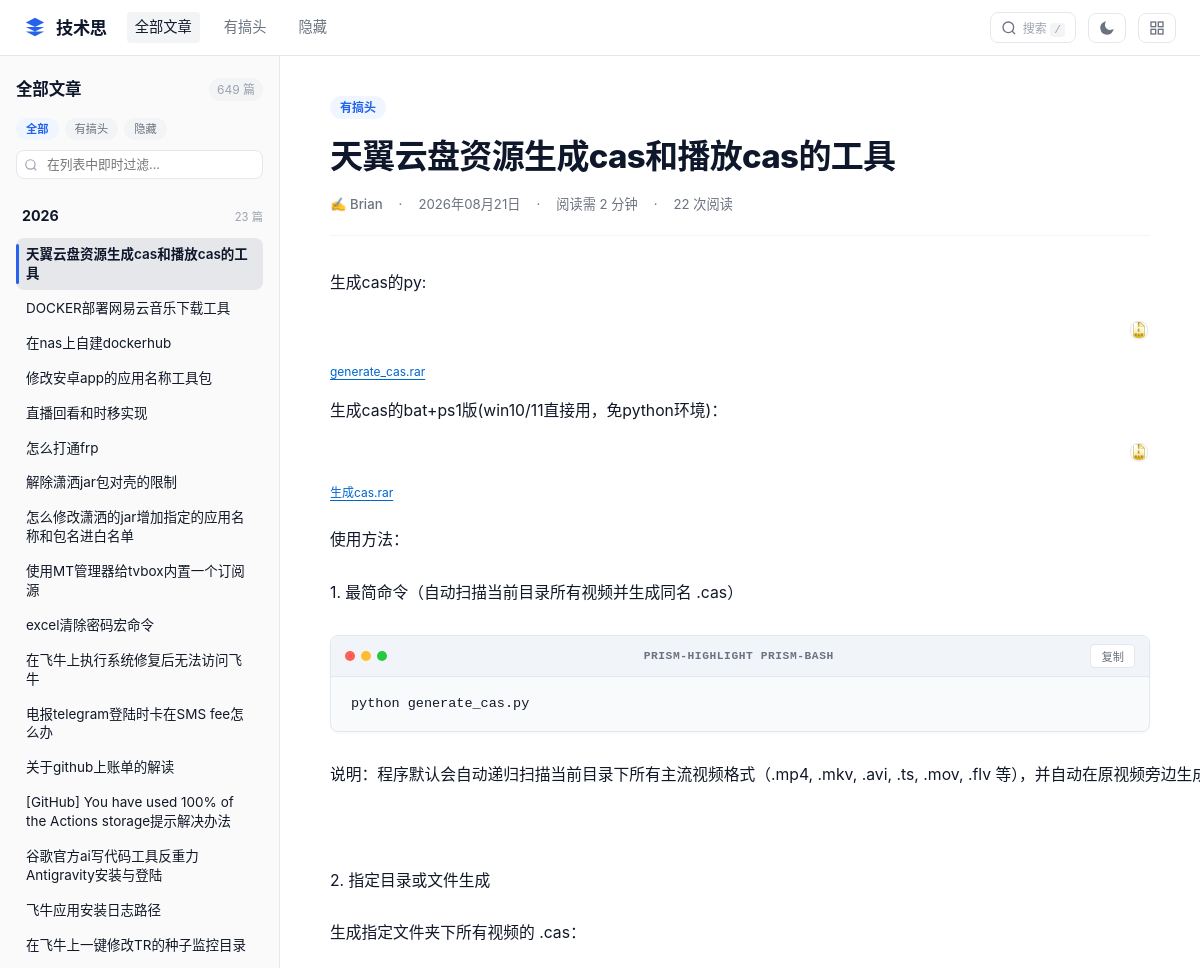
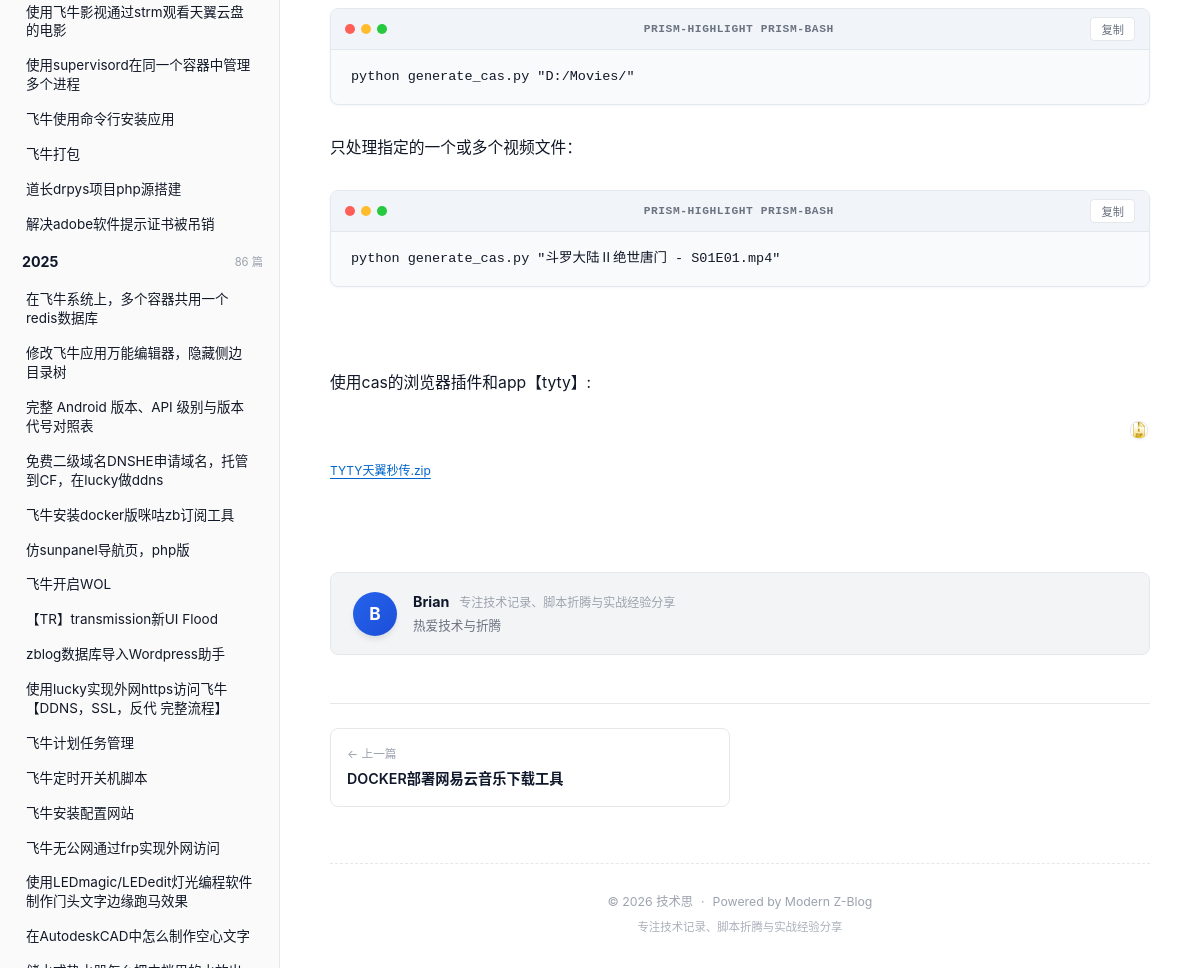
The page / on the database its author committed (2 pictures, top to bottom).
### tables this page shows
CREATE TABLE "zbp_category"(
  cate_ID INT,
  cate_Name TEXT,
  cate_Order INT,
  cate_Count INT,
  cate_Alias TEXT
);

CREATE TABLE "zbp_post"(
  log_ID INT,
  log_CateID INT,
  log_AuthorID INT,
  log_Tag TEXT,
  log_Status INT,
  log_Type INT,
  log_Alias TEXT,
  log_IsTop INT,
  log_Title TEXT,
  log_Intro TEXT,
  log_Content TEXT,
  log_PostTime INT,
  log_CommNums INT,
  log_ViewNums INT,
  log_Meta TEXT,
  log_CreateTime INT,
  log_UpdateTime INT
);

### views/index.php (the view, shortened to what the rows shown need)
<?php require VIEW_PATH . '/layouts/header.php'; ?>
<main class="main-wrapper">
    <aside id="article-sidebar" class="article-sidebar">
        <div class="sidebar-header">
            <h2 class="sidebar-title">
                <?php if ($activeCategory): ?>
                    分类：<?= htmlspecialchars($activeCategory['cate_Name']) ?>
                <?php elseif ($activeTag): ?>
                    标签：#<?= htmlspecialchars($activeTag['tag_Name']) ?>
                <?php else: ?>
                    全部文章
                <?php endif; ?>
            </h2>
        </div>
        <div style="display: flex; gap: 6px; flex-wrap: wrap; margin-bottom: -6px;">
            <a href="/" class="tag-badge <?= empty($_GET['cate']) && empty($_GET['tag']) ? 'category-badge' : '' ?>" style="font-size: 0.75rem;">全部</a>
            <?php foreach ($categories as $cat): ?>
                <a href="/?cate=<?= $cat['cate_ID'] ?>" class="tag-badge <?= (isset($_GET['cate']) && (int)$_GET['cate'] === (int)$cat['cate_ID']) ? 'category-badge' : '' ?>" style="font-size: 0.75rem;">
                    <?= htmlspecialchars($cat['cate_Name']) ?>
                </a>
            <?php endforeach; ?>
        </div>
        <div class="sidebar-scroll-area">
            <?php if (empty($tree)): ?>
                <div style="padding: 20px 0; text-align: center; color: var(--text-light); font-size: 0.85rem;">
                    暂无文章
                </div>
            <?php else: ?>
                <?php foreach ($tree as $year => $posts): ?>
                    <div class="year-group">
                        <div class="year-title">
                            <span><?= $year ?></span>
                            <span class="year-count"><?= count($posts) ?> 篇</span>
                        </div>
                        <ul class="post-tree-list">
                            <?php foreach ($posts as $p): ?>
                                <?php $isActive = ($currentPost && (int)$currentPost['id'] === (int)$p['id']); ?>
                                <li class="post-tree-item <?= $isActive ? 'active' : '' ?>">
                                    <a href="/?id=<?= $p['id'] ?><?= !empty($_GET['cate']) ? '&cate='.(int)$_GET['cate'] : '' ?><?= !empty($_GET['tag']) ? '&tag='.(int)$_GET['tag'] : '' ?>"
                                       class="post-nav-link"
                                       data-id="<?= $p['id'] ?>"
                                       title="<?= htmlspecialchars($p['title']) ?>">
                                        <?= htmlspecialchars($p['title']) ?>
                                    </a>
                                </li>
                            <?php endforeach; ?>
                        </ul>
                    </div>
                <?php endforeach; ?>
            <?php endif; ?>
        </div>
    </aside>
    <section class="article-main">
        <div id="article-content-wrapper" style="width: 100%; display: flex; justify-content: center; transition: opacity 0.15s ease;">
            <?php $post = $currentPost; require VIEW_PATH . '/partials/post-content.php'; ?>
        </div>
    </section>
</main>
<?php require VIEW_PATH . '/layouts/footer.php'; ?>

### app/Helpers.php (shortened to what the rows shown need)
<?php
class Helpers {
    public static function processContent(string $content): string {
        $content = str_replace(
            [
                'zb_users/upload/',
                'users/upload/',
                'upload/',
                'zb_system/image/filetype/',
                'users/filetype/',
                'zb_users/plugin/Neditor/dialogs/attachment/fileTypeImages/',
                '/zb_users/upload/',
                '/uploads/',
                '/zb_system/image/filetype/',
                'zb_system/image/filetype/',
                '/zb_users/plugin/Neditor/dialogs/attachment/fileTypeImages/',
                'zb_users/plugin/Neditor/dialogs/attachment/fileTypeImages/'
            ],
            [
                '/users/upload/',
                '/users/upload/',
                '/users/upload/',
                '/users/filetype/',
                '/users/filetype/',
                '/users/filetype/',
                '/users/upload/',
                '/users/upload/',
                '/users/filetype/',
                '/users/filetype/',
                '/users/filetype/',
                '/users/filetype/'
            ],
            $content
        );
        $content = str_replace('', '/', $content);
        $content = htmlspecialchars_decode($content, ENT_QUOTES);
        $content = preg_replace('/<img\s+([^>]*?)src=["\']([^"\']+)["\']([^>]*?)>/i', '<img $1 src="$2" $3 class="zoomable-img" loading="lazy">', $content);
        $content = preg_replace_callback('/<pre(?:\s+class=["\']([^"\']*)["\'])?>([\s\S]*?)<\/pre>/i', function($matches) {
            $cls = $matches[1] ?? '';
            $inner = $matches[2];
            if (stripos($inner, '<code') === false) {
                $lang = 'plaintext';
                if (stripos($cls, 'lang-') !== false || stripos($cls, 'language-') !== false) {
                    $lang = str_ireplace(['lang-', 'language-'], '', $cls);
                }
                return '<div class="code-block-wrapper"><div class="code-header"><span class="mac-dots"><i></i><i></i><i></i></span><span class="code-lang">' . htmlspecialchars($lang) . '</span><button class="copy-code-btn" type="button" title="复制代码">复制</button></div><pre><code class="language-' . htmlspecialchars($lang) . '">' . $inner . '</code></pre></div>';
            } else {
                return '<div class="code-block-wrapper"><div class="code-header"><span class="mac-dots"><i></i><i></i><i></i></span><button class="copy-code-btn" type="button" title="复制代码">复制</button></div><pre' . ($cls ? ' class="' . $cls . '"' : '') . '>' . $inner . '</pre></div>';
            }
        }, $content);
        return $content;
    }
    public static function estimateReadingTime(string $content): int {
        $plain = strip_tags($content);
        $charCount = mb_strlen(preg_replace('/\s+/', '', $plain), 'UTF-8');
        $minutes = max(1, (int)ceil($charCount / 350));
        return $minutes;
    }
    public static function formatDate(int $timestamp, string $format = 'Y年m月d日'): string {
        return date($format, $timestamp);
    }
    public static function getYear(int $timestamp): string {
        return date('Y', $timestamp);
    }
}

### views/layouts/header.php (shortened to what the rows shown need)
<!DOCTYPE html>
<html lang="zh-CN">
<head>
    <link rel="stylesheet" href="/assets/css/style.css">
    <link rel="stylesheet" href="/assets/css/highlight.github.min.css">
</head>
<body>
<header class="site-header">
    <div class="header-left">
        <nav class="nav-links">
            <a href="/" class="<?= empty($_GET['cate']) && empty($_GET['tag']) ? 'active' : '' ?>">全部文章</a>
            <?php if (!empty($categories)): ?>
                <?php foreach ($categories as $cat): ?>
                    <a href="/?cate=<?= $cat['cate_ID'] ?>" class="<?= (isset($_GET['cate']) && (int)$_GET['cate'] === (int)$cat['cate_ID']) ? 'active' : '' ?>">
                        <?= htmlspecialchars($cat['cate_Name']) ?>
                    </a>
                <?php endforeach; ?>
            <?php endif; ?>
        </nav>
    </div>
</header>

### views/partials/post-content.php (shortened to what the rows shown need)
<?php
$siteSettings = $siteSettings ?? \App\Models\Setting::getAll();
?>
<?php if ($post): ?>
    <article class="article-container">
        <header class="article-header">
            <div class="article-tags-header">
                <?php if (!empty($post['category'])): ?>
                    <a href="/?cate=<?= $post['category']['cate_ID'] ?>" class="category-badge">
                        <?= htmlspecialchars($post['category']['cate_Name']) ?>
                    </a>
                <?php endif; ?>
            </div>
            <h1 class="article-title"><?= htmlspecialchars($post['title']) ?></h1>
            <div class="article-meta">
                <?php if (!empty($siteSettings['author_name'])): ?>
                    <span style="font-weight: 500;">✍️ <?= htmlspecialchars($siteSettings['author_name']) ?></span>
                    <span>·</span>
                <?php endif; ?>
                <span><?= $post['date_formatted'] ?></span>
                <span>·</span>
                <span>阅读需 <?= $post['read_time'] ?> 分钟</span>
                <span>·</span>
                <span><?= number_format($post['views']) ?> 次阅读</span>
            </div>
        </header>
        <div class="article-body">
            <?php if ($post['is_protected'] && !$post['is_unlocked']): ?>
                <div class="password-lock-card" style="margin: 40px auto; max-width: 480px; padding: 36px 28px; background: var(--bg-card); border: 1px solid var(--border-color); border-radius: var(--radius-lg); text-align: center; box-shadow: var(--shadow-md);">
                    <div style="width: 56px; height: 56px; margin: 0 auto 18px; border-radius: 50%; background: #fef2f2; color: #dc2626; display: flex; align-items: center; justify-content: center;">
                        <svg width="28" height="28" viewBox="0 0 24 24" fill="none" stroke="currentColor" stroke-width="2"><rect x="3" y="11" width="18" height="11" rx="2" ry="2"/><path d="M7 11V7a5 5 0 0110 0v4"/></svg>
                    </div>
                    <h3 style="font-size: 1.25rem; font-weight: 700; color: var(--text-title); margin-bottom: 8px;">这是一篇密码受保护的文章</h3>
                    <p style="font-size: 0.88rem; color: var(--text-muted); margin-bottom: 24px; line-height: 1.5;">作者为本篇技术记录设置了访问密码，请输入正确密码以解锁完整正文。</p>
                    <?php if (!empty($post['intro'])): ?>
                        <div style="text-align: left; padding: 12px 16px; background: var(--bg-hover); border-left: 3px solid var(--primary); border-radius: var(--radius-sm); font-size: 0.88rem; color: var(--text-main); margin-bottom: 20px;">
                            <strong>文章摘要：</strong><?= htmlspecialchars($post['intro']) ?>
                        </div>
                    <?php endif; ?>
                    <form id="post-unlock-form" data-post-id="<?= $post['id'] ?>" onsubmit="submitPostUnlock(event, <?= $post['id'] ?>)" style="display: flex; flex-direction: column; gap: 12px;">
                        <div style="position: relative;">
                            <input type="password" id="post-unlock-pwd" class="form-input" placeholder="输入访问密码..." required
                                   style="width: 100%; padding: 12px 16px; font-size: 0.95rem; border-radius: var(--radius-md); border: 1px solid var(--border-color); background: var(--bg-main); color: var(--text-main); text-align: center; letter-spacing: 2px;">
                        </div>
                        <div id="unlock-error-msg" style="display: none; color: #dc2626; font-size: 0.84rem; font-weight: 500;"></div>
                        <button type="submit" id="unlock-submit-btn" class="btn btn-primary" style="width: 100%; padding: 12px; font-size: 0.95rem; font-weight: 600; justify-content: center;">
                            立即解锁文章 🔓
                        </button>
                    </form>
                </div>
            <?php else: ?>
                <?= $post['content'] ?>
            <?php endif; ?>
        </div>
        <?php if (!empty($siteSettings['author_name']) || !empty($siteSettings['author_bio'])): ?>
            <div class="article-author-card" style="margin-top: 40px; margin-bottom: 24px; padding: 18px 22px; background: var(--bg-hover); border-radius: var(--radius-md); border: 1px solid var(--border-color); display: flex; gap: 16px; align-items: center;">
                <div style="width: 44px; height: 44px; border-radius: 50%; background: linear-gradient(135deg, var(--primary), var(--primary-hover)); color: #fff; display: flex; align-items: center; justify-content: center; font-weight: 700; font-size: 1.15rem; flex-shrink: 0; box-shadow: 0 4px 6px -1px rgba(0,0,0,0.1);">
                    <?= mb_substr($siteSettings['author_name'] ?? 'B', 0, 1, 'UTF-8') ?>
                </div>
                <div style="flex: 1; min-width: 0;">
                    <div style="display: flex; align-items: baseline; gap: 10px; flex-wrap: wrap;">
                        <span style="font-size: 0.95rem; font-weight: 700; color: var(--text-title);"><?= htmlspecialchars($siteSettings['author_name'] ?? '作者') ?></span>
                        <?php if (!empty($siteSettings['site_subtitle'])): ?>
                            <span style="font-size: 0.8rem; color: var(--text-light);"><?= htmlspecialchars($siteSettings['site_subtitle']) ?></span>
                        <?php endif; ?>
                    </div>
                    <?php if (!empty($siteSettings['author_bio'])): ?>
                        <p style="font-size: 0.84rem; color: var(--text-muted); margin-top: 3px; line-height: 1.5;"><?= htmlspecialchars($siteSettings['author_bio']) ?></p>
                    <?php endif; ?>
                </div>
            </div>
        <?php endif; ?>
        <?php if (!empty($post['prev']) || !empty($post['next'])): ?>
            <nav class="article-footer-nav">
                <?php if (!empty($post['prev'])): ?>
                    <a href="/?id=<?= $post['prev']['log_ID'] ?>" class="nav-card post-nav-link" data-id="<?= $post['prev']['log_ID'] ?>">
                        <span class="nav-label">← 上一篇</span>
                        <span class="nav-title"><?= htmlspecialchars($post['prev']['log_Title']) ?></span>
                    </a>
                <?php else: ?>
                    <div></div>
                <?php endif; ?>
            </nav>
        <?php endif; ?>
        <footer class="article-site-footer">
            <div class="footer-meta">
                <span>© <?= date('Y') ?> <?= htmlspecialchars($siteSettings['site_name'] ?? '技术思维棱镜') ?></span>
                <span>·</span>
                <span>Powered by Modern Z-Blog</span>
            </div>
            <?php if (!empty($siteSettings['site_subtitle'])): ?>
                <div class="footer-quote">
                    <?= htmlspecialchars($siteSettings['site_subtitle']) ?>
                </div>
            <?php endif; ?>
        </footer>
    </article>
<?php endif; ?>

### rows shown on the page
zbp_category: cate_Name "有搞头"
zbp_category: cate_Name "隐藏"
zbp_post: log_Title "天翼云盘资源生成cas和播放cas的工具", log_CateID "2", log_ViewNums "22", log_Content "生成cas的py: generate_cas.rar 生成cas的bat+ps1版(win10/11直接用，免python环境)： 生成cas.rar 使用方法： 1. 最简命令（自动扫描当前目录所有视频并生成同名 .cas） 说明：程序默认会自动递归扫描当前目录下所有主流视频格式（.mp4, .mkv, .avi, .ts, .mov, .flv 2. 指定目录或文件生成 生成指定文件夹下所有视频的 .cas： 只处理指定的一个或多个视频文件： 使用cas的浏览器插件和app【tyty】: TYTY天翼秒传.zip", log_Content (picture)
zbp_post: log_Title "DOCKER部署网易云音乐下载工具"
zbp_post: log_Title "在nas上自建dockerhub"
zbp_post: log_Title "修改安卓app的应用名称工具包"
zbp_post: log_Title "直播回看和时移实现"
zbp_post: log_Title "怎么打通frp"
zbp_post: log_Title "解除潇洒jar包对壳的限制"
zbp_post: log_Title "怎么修改潇洒的jar增加指定的应用名称和包名进白名单"
zbp_post: log_Title "使用MT管理器给tvbox内置一个订阅源"
zbp_post: log_Title "excel清除密码宏命令"
zbp_post: log_Title "在飞牛上执行系统修复后无法访问飞牛"
zbp_post: log_Title "电报telegram登陆时卡在SMS fee怎么办"
zbp_post: log_Title "关于github上账单的解读"
zbp_post: log_Title "[GitHub] You have used 100% of the Actions storage提示解决办法"
zbp_post: log_Title "谷歌官方ai写代码工具反重力Antigravity安装与登陆"
zbp_post: log_Title "飞牛应用安装日志路径"
zbp_post: log_Title "在飞牛上一键修改TR的种子监控目录"
zbp_post: log_Title "使用飞牛影视通过strm观看天翼云盘的电影"
zbp_post: log_Title "使用supervisord在同一个容器中管理多个进程"
zbp_post: log_Title "飞牛使用命令行安装应用"
zbp_post: log_Title "飞牛打包"
zbp_post: log_Title "道长drpys项目php源搭建"
zbp_post: log_Title "解决adobe软件提示证书被吊销"
zbp_post: log_Title "在飞牛系统上，多个容器共用一个redis数据库"
zbp_post: log_Title "修改飞牛应用万能编辑器，隐藏侧边目录树"
zbp_post: log_Title "完整 Android 版本、API 级别与版本代号对照表"
zbp_post: log_Title "免费二级域名DNSHE申请域名，托管到CF，在lucky做ddns"
zbp_post: log_Title "飞牛安装docker版咪咕zb订阅工具"
zbp_post: log_Title "仿sunpanel导航页，php版"
zbp_post: log_Title "飞牛开启WOL"
zbp_post: log_Title "【TR】transmission新UI Flood"
zbp_post: log_Title "zblog数据库导入Wordpress助手"
zbp_post: log_Title "使用lucky实现外网https访问飞牛【DDNS，SSL，反代 完整流程】"
zbp_post: log_Title "飞牛计划任务管理"
zbp_post: log_Title "飞牛定时开关机脚本"
zbp_post: log_Title "飞牛安装配置网站"
zbp_post: log_Title "飞牛无公网通过frp实现外网访问"
zbp_post: log_Title "使用LEDmagic/LEDedit灯光编程软件制作门头文字边缘跑马效果"
zbp_post: log_Title "在AutodeskCAD中怎么制作空心文字"

### other values the page prints
$siteName "技术思"
$totalArticles "649"
$year "2026"
count($posts) "23"
$year "2025"
count($posts) "86"
$siteSettings['author_name'] "Brian"
$post['date_formatted'] "2026年08月21日"
$lang "PRISM-HIGHLIGHT PRISM-BASH PRISM-HIGHLIGHT PRISM-BASH PRISM-HIGHLIGHT PRISM-BASH"
$inner "python generate_cas.py python generate_cas.py \"D:/Movies/\" python generate_cas.py \"斗罗大陆Ⅱ绝世唐门 - S01E01.mp4\""
mb_substr($siteSettings['author_name'] ?? 'B', 0, 1, 'UTF-8') "B"
$siteSettings['site_subtitle'] "专注技术记录、脚本折腾与实战经验分享"
$siteSettings['author_bio'] "热爱技术与折腾"
$siteSettings['site_name'] "技术思"
